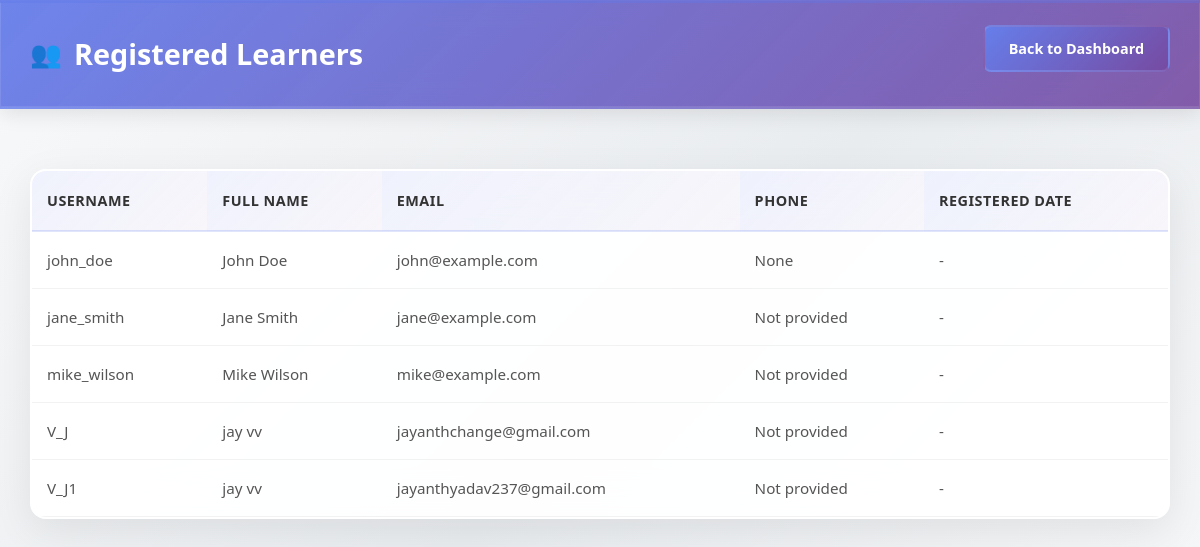
Screenshot of /learner_list/2 (signed in) with the database file from the repository.
### website/models.py (models this page shows, shortened)
class Learner(models.Model):
        username = models.CharField(max_length=50)
        first_name = models.CharField(max_length=50, default='')
        last_name = models.CharField(max_length=50, default='')
        profile_picture = models.ImageField(null=True, blank=True, upload_to='images/')
        email = models.EmailField()
        ph_number = models.CharField(max_length=15, blank=True, null=True)
        DOB = models.DateField( null = True, default='2001-01-01')
        user = models.OneToOneField(User, on_delete=models.CASCADE, default=None)
        dno = models.CharField(max_length=100, null=True, blank=True, default='--')
        street = models.CharField(max_length=100, null=True, blank=True, default='--')
        city = models.CharField(max_length=100, null=True, blank=True, default='--')
        state = models.CharField(max_length=100, null=True, blank=True, default='--')
        country = models.CharField(max_length=100, null=True, blank=True, default='--')
        pincode = models.CharField(max_length=100, null=True, blank=True, default='--')

### website/views.py (the view)
# urls.py: path('learner_list/<int:id>', views.learners_list, name='learners_list'),
@login_required
def learners_list(request, id):
    try:
        developer = D.objects.get(id=id)
        Learners = Learner.objects.all()
        return render(request, 'developer/learners_list.html', {'developer':developer,'learners' : Learners})
    except D.DoesNotExist:
        print(f"❌ Developer not found: {id}")
        return redirect('developer_login')
    except Exception as e:
        print(f"❌ Error in learners_list: {e}")
        return redirect('developer_login')

### website/templates/developer/learners_list.html (shortened to what this page needs)
<!DOCTYPE html>
<html lang="en">
<head>
</head>
<body>
    <div class="header">
        <h1>Registered Learners</h1>
        <a href="{% url 'developer_home' developer.id %}" class="btn">Back to Dashboard</a>
    </div>
    <div class="container">
        {% if learners %}
        <div class="learners-table">
            <table>
                <thead>
                    <tr>
                        <th>Username</th>
                        <th>Full Name</th>
                        <th>Email</th>
                        <th>Phone</th>
                        <th>Registered Date</th>
                    </tr>
                </thead>
                <tbody>
                    {% for learner in learners %}
                    <tr>
                        <td>{{ learner.username }}</td>
                        <td>{{ learner.first_name }} {{ learner.last_name }}</td>
                        <td>{{ learner.email }}</td>
                        <td>{{ learner.ph_number|default:"Not provided" }}</td>
                        <td>-</td>
                    </tr>
                    {% endfor %}
                </tbody>
            </table>
        </div>
        {% else %}
        <p>No learners registered yet.</p>
        {% endif %}
    </div>
</body>
</html>

### website/templates/developer/learners_list.html (style rules this page uses)
* { margin: 0; padding: 0; box-sizing: border-box; }
body { font-family: 'Segoe UI', Tahoma, Geneva, Verdana, sans-serif; margin: 0; padding: 0; background: linear-gradient(135deg, #f8f9fa 0%, #e9ecef 50%, #f8f9fa 100%); min-height: 100vh; position: relative; }
body::before { content: ''; position: fixed; top: 0; left: 0; width: 100%; height: 100%; background-image: radial-gradient(circle at 25% 25%, rgba(102, 126, 234, 0.005) 1px, transparent 1px); background-size: 900px 900px; pointer-events: none; z-index: 1; }
.header { background: linear-gradient(135deg, rgba(102, 126, 234, 0.95) 0%, rgba(118, 75, 162, 0.9) 100%); backdrop-filter: blur(15px) saturate(120%); color: white; padding: 25px 30px; display: flex; justify-content: space-between; align-items: center; box-shadow: 0 4px 20px rgba(0, 0, 0, 0.1), 0 0 0 1px rgba(255, 255, 255, 0.1) inset; position: relative; z-index: 10; border-bottom: 2px solid rgba(255, 255, 255, 0.1); }
.header::before { content: ''; position: absolute; top: 0; left: 0; right: 0; height: 3px; background: linear-gradient(90deg, rgba(102, 126, 234, 0.8), rgba(118, 75, 162, 0.6)); background-size: 200% 100%; animation: subtleBorderFlow 20s ease-in-out infinite; }
.header h1 { font-size: 1.8rem; font-weight: 700; margin: 0; display: flex; align-items: center; gap: 12px; }
.header h1::before { content: '👥'; font-size: 1.6rem; }
.container { max-width: 1400px; margin: 30px auto; padding: 30px; position: relative; z-index: 5; }
.btn { background: linear-gradient(135deg, #667eea, #764ba2); color: white; padding: 12px 24px; text-decoration: none; border-radius: 8px; display: inline-block; margin-bottom: 10px; font-weight: 600; font-size: 0.9rem; transition: all 0.3s cubic-bezier(0.4, 0, 0.2, 1); border: 2px solid rgba(255, 255, 255, 0.1); backdrop-filter: blur(10px); position: relative; overflow: hidden; }
.btn::before { content: ''; position: absolute; top: 0; left: -100%; width: 100%; height: 100%; background: linear-gradient(45deg, transparent 30%, rgba(255, 255, 255, 0.2) 50%, transparent 70%); transition: left 0.5s ease; }
.learners-table { width: 100%; background: rgba(255, 255, 255, 0.95); backdrop-filter: blur(20px) saturate(120%); border-radius: 16px; overflow: hidden; box-shadow: 0 12px 40px rgba(0, 0, 0, 0.08), 0 0 0 1px rgba(255, 255, 255, 0.2) inset; border: 2px solid rgba(255, 255, 255, 0.3); animation: subtleTableSlideIn 0.8s ease-out; }
table { width: 100%; border-collapse: collapse; }
th { background: linear-gradient(135deg, rgba(102, 126, 234, 0.1), rgba(118, 75, 162, 0.05)); font-weight: 700; color: #333; padding: 20px 15px; text-align: left; border-bottom: 2px solid rgba(102, 126, 234, 0.2); font-size: 0.9rem; letter-spacing: 0.5px; text-transform: uppercase; }
td { padding: 18px 15px; text-align: left; border-bottom: 1px solid rgba(0, 0, 0, 0.05); color: #555; font-size: 0.95rem; transition: all 0.2s ease; }
tbody tr { transition: all 0.3s ease; }

### rows the page displays
Learner: username "john_doe", first_name "John", last_name "Doe", email "john@example.com", ph_number "None"
Learner: username "jane_smith", first_name "Jane", last_name "Smith", email "jane@example.com", ph_number "Not provided"
Learner: username "mike_wilson", first_name "Mike", last_name "Wilson", email "mike@example.com", ph_number "Not provided"
Learner: username "V_J", first_name "jay", last_name "vv", email "jayanthchange@gmail.com", ph_number "Not provided"
Learner: username "V_J1", first_name "jay", last_name "vv", email "jayanthyadav237@gmail.com", ph_number "Not provided"
